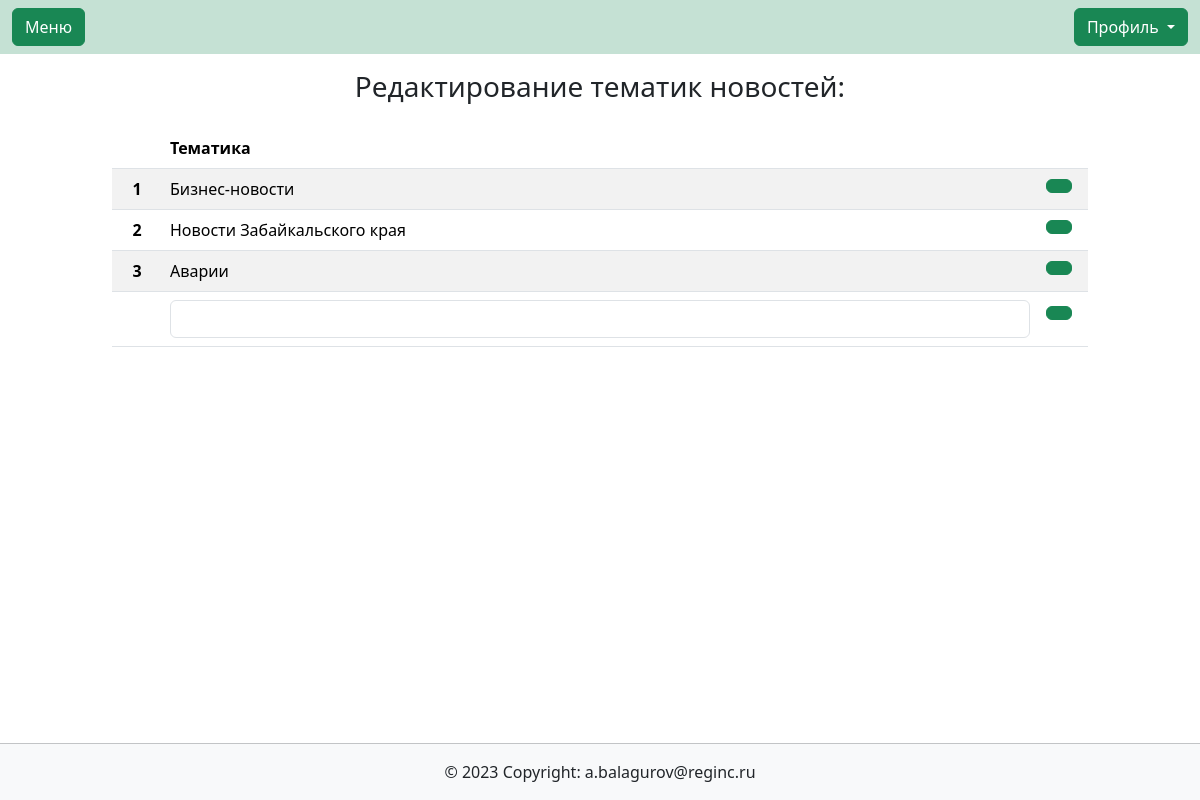
The page /contentmanagment/topics/ on the database as committed earlier.
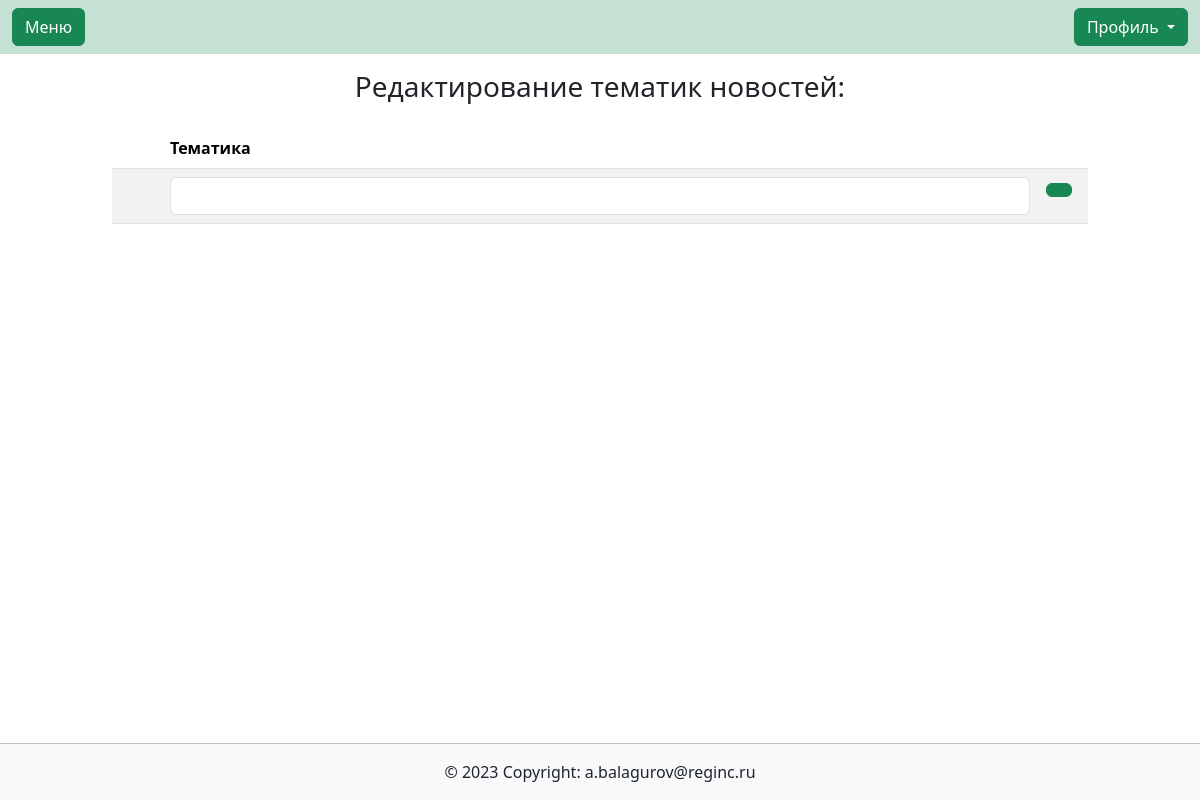
The same page on the database as committed later.
### main/models.py (models this page shows, shortened)
class NewsTopicsModel(models.Model):
    description = models.CharField(max_length=100, blank=True)
    class Meta:
        verbose_name_plural = 'Тематики новостей'
    def get_absolute_url(self):
        return reverse('contentmanagment:topics', kwargs={'id': self.id})

### contentmanagment/views.py (the view)
# urls.py: path('topics/', views.topics, name='topics'),
def topics(request, id=None):
    newstopics = NewsTopicsModel.objects.all()
    form = NewsTopicsForm()
    if id != None:
        instance = NewsTopicsModel.objects.get(pk=id)
        form = NewsTopicsForm(instance=instance)
    context = {
        'newstopics': newstopics,
        'form': form,
        'id': id,
    }
    return render(request, 'contentmanagment/topics.html', context)

### contentmanagment/forms.py
class NewsTopicsForm(forms.ModelForm):
    class Meta:
        model = NewsTopicsModel
        fields = ['description']
        widgets = {
            'description': forms.TextInput(attrs={'class': 'form-control'}),
        }

### contentmanagment/templates/contentmanagment/topics.html (shortened to what this page needs)
{% extends  'base.html' %}
{% load bootstrap_icons %}
{% block content %}
    <h3 class="text-center py-3">Редактирование тематик новостей:</h3>
    <div class="container col-12 col-md-10">
    <table class="table table-striped">
        <thead>
          <tr>
            <th scope="col"></th>
            <th scope="col">Тематика</th>
            <th scope="col"></th>
          </tr>
        </thead>
        <tbody>
        {% for newstopic in newstopics %}
            <tr class="my-auto align-items-center">
                <th scope="row" class="my-auto py-auto text-center" style="width: 50px;">{{ forloop.counter }}</th>
                <td class="my-auto py-auto align-items-center">{{ newstopic.description }}</td>
                <td class="my-1 py-1" style="width: 50px;"><a class="btn btn-success" href="{{ newstopic.get_absolute_url }}">{% bs_icon 'pencil' size='1.3em' %}</a></td>
            </tr>
        {% endfor %}
            <form method="post">
                <tr class="my-auto align-items-center">
                    <th scope="row" class="my-auto text-center" style="width: 50px;"></th>
                    <td class="my-auto py-auto align-items-center">{{ form.description }}</td>
                    <td class="my-auto" style="width: 50px;"><button type="submit" class="btn btn-success"> </button></td>
                </tr>
            </form>
        </tbody>
    </table>
</div>
{% endblock content %}

Rows that differ between the two databases and show on the page:
removed NewsTopicsModel: description "Бизнес-новости"
removed NewsTopicsModel: description "Новости Забайкальского края"
removed NewsTopicsModel: description "Аварии"
